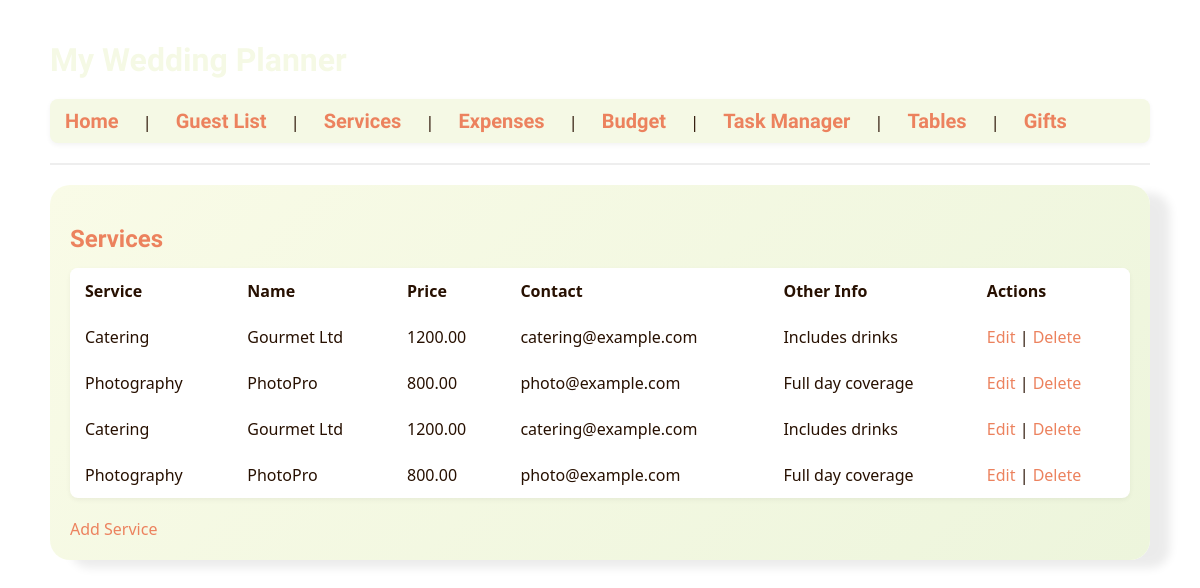
Page /services on the earlier database version.
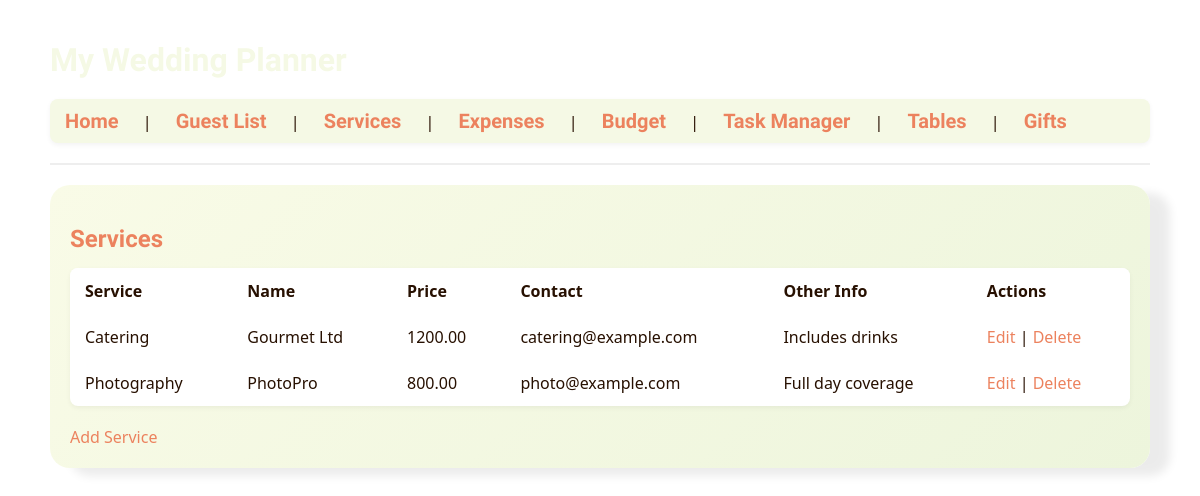
Same page on the later database version.
### tables this page shows
CREATE TABLE services (
        id INTEGER PRIMARY KEY AUTOINCREMENT,
        service TEXT,
        name TEXT,
        price REAL,
        contact TEXT,
        other_info TEXT
    );

### app.py (the view)
@app.route('/services')
def services():
    conn = get_db_connection()
    services = conn.execute('SELECT * FROM services').fetchall()
    conn.close()
    return render_template('service.html', services=services)

### app.py (called while the page is built)
def get_db_connection():
    conn = sqlite3.connect(DB_PATH)
    conn.row_factory = sqlite3.Row
    return conn

### templates/service.html
{% extends 'layout.html' %}
{% block content %}
<div class="content-box">
    <h2>Services</h2>
    {% if services %}
    <table>
        <tr>
            <th>Service</th>
            <th>Name</th>
            <th>Price</th>
            <th>Contact</th>
            <th>Other Info</th>
            <th>Actions</th>
        </tr>
        {% for service in services %}
        <tr>
            <td>{{ service.service }}</td>
            <td>{{ service.name }}</td>
            <td>{{ "%.2f" % service.price }}</td>
            <td>{{ service.contact }}</td>
            <td>{{ service.other_info }}</td>
            <td>
                <a href="{{ url_for('edit_service', id=service.id) }}">Edit</a> |
                <a href="{{ url_for('delete_service', id=service.id) }}" onclick="return confirm('Delete?')">Delete</a>
            </td>
        </tr>
        {% endfor %}
    </table>
    {% else %}
    <p>No services yet. <a href="{{ url_for('add_service') }}">Add one</a>.</p>
    {% endif %}
    <a href="{{ url_for('add_service') }}">Add Service</a>
</div>
{% endblock %}

Differences in the rows shown:
removed services: service "Catering", name "Gourmet Ltd", price "1200.00", contact "catering@example.com", other_info "Includes drinks"
removed services: service "Photography", name "PhotoPro", price "800.00", contact "photo@example.com", other_info "Full day coverage"
